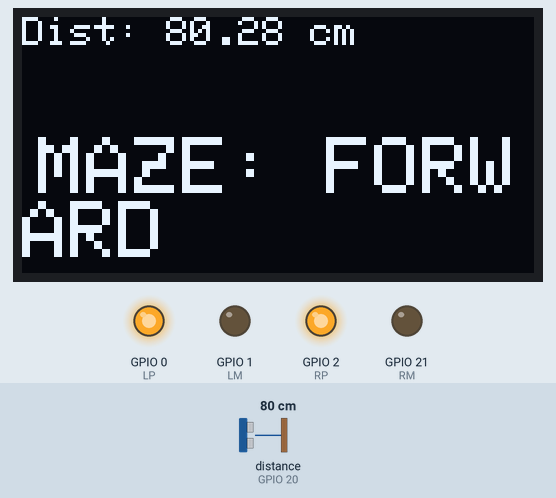
A sketch run on a simulated ESP32-C6. Parts: 128×64 one-colour display, output pins drawn as LEDs (lit = HIGH). Wiring (inferred from the names in the program): ultrasonic range finder: trigger GPIO 18; echo GPIO 20. Dashed ring = blinking. Inputs (shaded band) come from the test bench; at power-on: distance to the obstacle (sensor on GPIO 20) 80 cm. The echo pulse lasts 58.3 µs per cm; the display library's start-up logo is not drawn; pins used as bus, display or sensor lines are not drawn.

Above: at 3.2 s.
3.3 s: distance to the obstacle (sensor on GPIO 20) set to 17 cm
At 4.9 s:
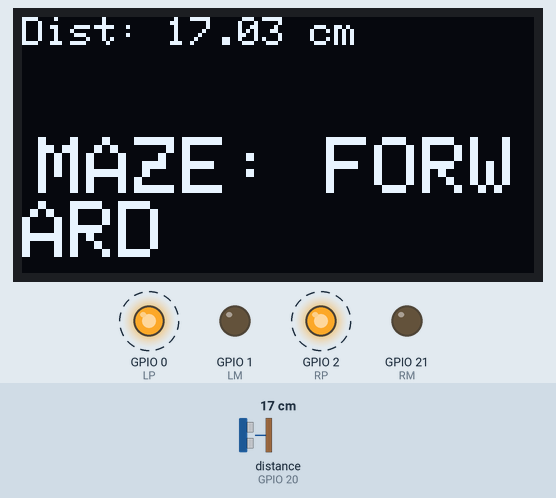
6.3 s: distance to the obstacle (sensor on GPIO 20) set to 13 cm
At 7.7 s:
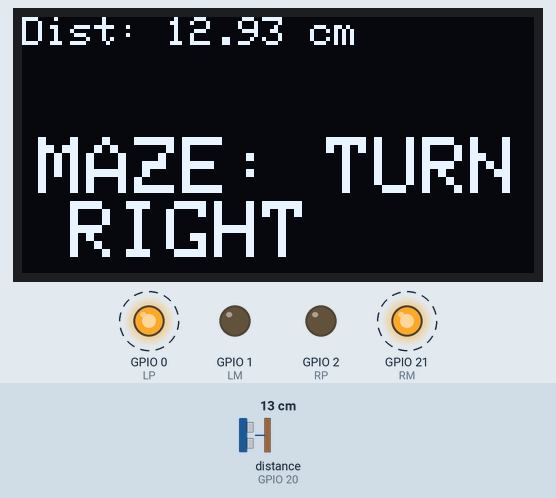
8.7 s: distance to the obstacle (sensor on GPIO 20) set to 250 cm
At 9.9 s:
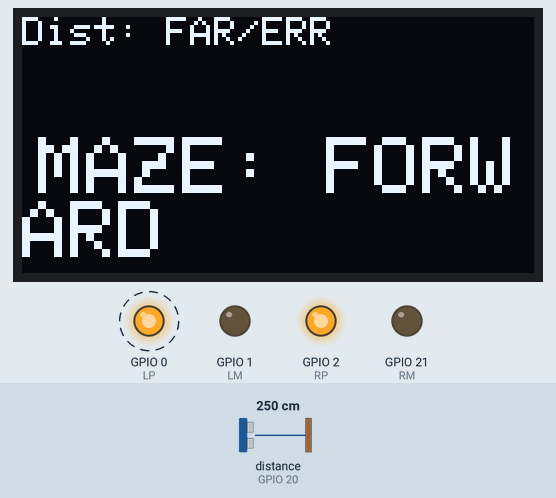
11.7 s: distance to the obstacle (sensor on GPIO 20) set to 2 cm
At 11.88 s:
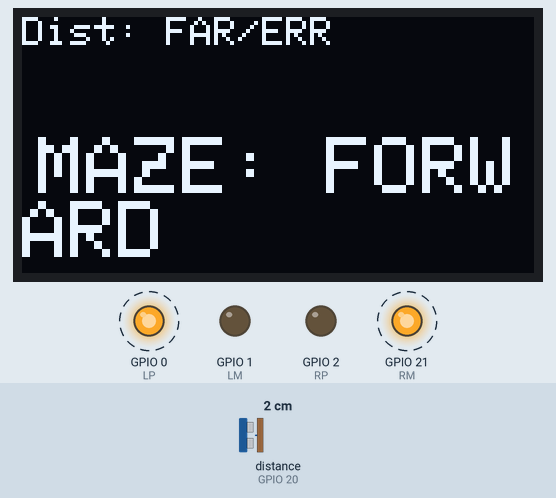
Timing chart, 0 to 14.2 s (numbered marks = the images above; inputs shaded):
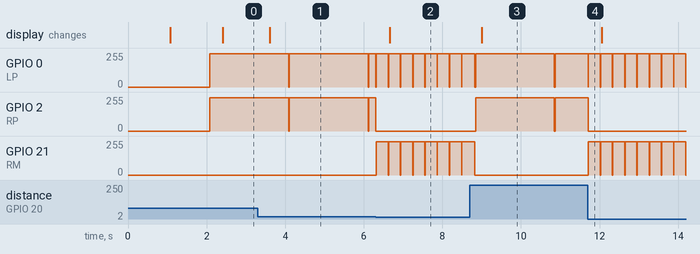

Measured:
- the behaviour switches between 15 and 14 cm on distance to the obstacle (sensor on GPIO 20) (found by bisection; images 1 and 2)
- after the input at 3.3 s, the display: changes after 0.31 s (image 1)
- after the input at 6.3 s, GPIO 21 (RM): alternates 250/255 for 0.30 s and 0/255 for 0.01 s, starting at once; the display: changes after 0.36 s (image 2)
- after the input at 8.7 s, GPIO 0 (LP), GPIO 2 (RP): 0/255 → 250/255 after 0.15 s; GPIO 21 (RM): goes on until 8.8 s, then stays 0/255; the display: changes after 0.31 s (image 3)
- after the input at 11.7 s, GPIO 21 (RM): alternates 250/255 for 0.30 s and 0/255 for 0.01 s, starting at once
- by itself, GPIO 0 (LP), GPIO 2 (RP): alternates 250/255 for 2.0 s and 0/255 for 0.01 s

The sketch:

esp32_mouse2_move_to_4_direction_and_rolate_8.ino
```cpp
//-----------------------------------------------------
// esp32_mouse2_move_to_4_direction_and_rolate.ino
//
// for XIAO ESP32C6
//
// 2025/09/28 - Maze Solver with Non-Blocking Collision Detection
//-----------------------------------------------------

#include <SPI.h>
#include <Wire.h>
#include <Adafruit_GFX.h>
#include <Adafruit_SSD1306.h>

#include <Ticker.h>
Ticker flipper;
float cm = 0;

// 状態管理用の列挙型と変数
enum RobotState {
  STATE_STOPPED,
  STATE_FORWARD,
  STATE_TURNING_RIGHT
};
RobotState robot_state = STATE_STOPPED;

// 動作時間の管理用変数
unsigned long action_start_time = 0;
String current_movement = "INITIALIZING";

#define SCREEN_WIDTH 128 // OLED display width, in pixels
#define SCREEN_HEIGHT 64 // OLED display height, in pixels

#define OLED_RESET      -1
#define SCREEN_ADDRESS 0x3C
Adafruit_SSD1306 display(SCREEN_WIDTH, SCREEN_HEIGHT, &Wire, OLED_RESET);

// Pins
const int TRIG_PIN = 18;
const int ECHO_PIN = 20;

const unsigned int MAX_DIST = 23200;

int LP = 0; // AIN1   LEFT PLUS
int LM = 1; // AIN2   LEFT MINUS
int RP = 2; // BIN1   RIGHT MINUS
int RM = 21; // BIN2   RIGHT PLUS

// ★★★ 修正箇所: 回転時間を300msに設定 ★★★
const int ROTATE_90_DELAY = 300; // 90度右回転時間 (ms)
const int FORWARD_DELAY = 2000;  // 直進時間 (ms)
const float WALL_THRESHOLD_CM = 15.0; // 前方の壁判断の閾値 (cm)

void setup()
{
  Serial.begin(9600);

  pinMode(TRIG_PIN, OUTPUT);
  digitalWrite(TRIG_PIN, LOW);
  pinMode(ECHO_PIN, INPUT);

  if(!display.begin(SSD1306_SWITCHCAPVCC, SCREEN_ADDRESS)) {
    Serial.println(F("SSD1306 allocation failed"));
    for(;;);
  }

  display.display();
  delay(1000);

  display.clearDisplay();

  display.setTextSize(1);
  display.setTextColor(SSD1306_WHITE);
  display.setCursor(0,0);
  display.println(F("Maze Solver Ready."));

  display.display();
  delay(1000);

  analogWrite(LP,0);
  analogWrite(LM,0);
  analogWrite(RP,0);
  analogWrite(RM,0);

  // flip the pin every 0.3s
  flipper.attach(0.3, flip);
}

void loop()
{
  // 常に距離を測定
  float distance = dest();
  cm = distance;

  // ステートマシン（非ブロッキングロジック）
  switch (robot_state) {
    case STATE_STOPPED:
      // 停止中: 次の動作を判断する
      if (distance > WALL_THRESHOLD_CM) {
        // 【壁なし】前進を開始
        FWD();
        action_start_time = millis();
        robot_state = STATE_FORWARD;
        current_movement = "MAZE: FORWARD";
      } else {
        // 【壁あり】右回転を開始 (右手法)
        RTR();
        action_start_time = millis();
        robot_state = STATE_TURNING_RIGHT;
        current_movement = "MAZE: TURN RIGHT";
      }
      break;

    case STATE_FORWARD:
      // 直進中: 常に衝突をチェック
      if (distance <= WALL_THRESHOLD_CM && distance > 0) { // 距離 > 0 を追加し、測定エラーを除外
        // 衝突検知！即座に停止して再判断へ
        STOP();
        robot_state = STATE_STOPPED;
      } else if (millis() - action_start_time >= FORWARD_DELAY) {
        // 規定の直進時間（2000ms）を完了。停止して再判断へ
        STOP();
        robot_state = STATE_STOPPED;
      }
      break;

    case STATE_TURNING_RIGHT:
      // 右回転中: 回転時間をチェック
      if (millis() - action_start_time >= ROTATE_90_DELAY) {
        // 回転時間（300ms）を完了。停止して再判断へ
        STOP();
        robot_state = STATE_STOPPED;
      }
      break;
  }

  // 処理速度が速すぎる場合の暴走を防ぐため、ごく短い遅延を入れる
  delay(10);
}


void flip() {
  // Tickerで0.3秒ごとに実行される表示更新ロジック

  display.clearDisplay();

  // 1. 距離表示
  display.setTextSize(1);
  display.setTextColor(SSD1306_WHITE);
  display.setCursor(0, 0);
  display.print("Dist: ");
  if (cm > 200 || cm <= 0) {
      display.println("FAR/ERR");
  } else {
      display.print(cm);
      display.println(" cm");
  }

  // 2. 動作ステータスを大きく中央に表示
  display.setTextSize(2);

  int16_t x1, y1;
  uint16_t w, h;
  display.getTextBounds(current_movement, 0, 0, &x1, &y1, &w, &h);

  int x = (SCREEN_WIDTH - w) / 2;
  int y = 30; // 画面の中央やや下に設定

  display.setCursor(x, y);
  display.println(current_movement);

  display.display();
}

// モーター制御関数 (変更なし)

void FWD(void) // forward
{
  analogWrite(LP,250);
  analogWrite(LM,0);
  analogWrite(RP,250);
  analogWrite(RM,0);
}

void BAK(void) // back (未使用だが残す)
{
  analogWrite(LP,0);
  analogWrite(LM,250);
  analogWrite(RP,0);
  analogWrite(RM,250);
}

void TTL(void) // trun to left (未使用だが残す)
{
  analogWrite(LP,100);
  analogWrite(LM,0);
  analogWrite(RP,250);
  analogWrite(RM,0);
}

void TTR(void) // trun to right (未使用だが残す)
{
  analogWrite(LP,250);
  analogWrite(LM,0);
  analogWrite(RP,100);
  analogWrite(RM,0);
}

void RTR(void) // rotate to right
{
  analogWrite(LP,250);
  analogWrite(LM,0);
  analogWrite(RP,0);
  analogWrite(RM,250);
}

void RTL(void) // rotate to left (未使用だが残す)
{
  analogWrite(LP,0);
  analogWrite(LM,250);
  analogWrite(RP,250);
  analogWrite(RM,0);
}

void STOP(void) // stop
{
  analogWrite(LP,0);
  analogWrite(LM,0);
  analogWrite(RP,0);
  analogWrite(RM,0);
}

// 距離測定関数 (変更なし)
float dest() {
  unsigned long t1;
  unsigned long t2;
  unsigned long pulse_width;
  float current_cm;

  digitalWrite(TRIG_PIN, HIGH);
  delayMicroseconds(10);
  digitalWrite(TRIG_PIN, LOW);

  unsigned long start_time = micros();
  // Wait for pulse on echo pin, with a timeout
  while ( digitalRead(ECHO_PIN) == 0 && (micros() - start_time) < (MAX_DIST * 1.5) );

  if(digitalRead(ECHO_PIN) == 0) {
      // タイムアウトした場合は、範囲外の値 (-1.0) を返す
      return -1.0;
  }

  t1 = micros();
  start_time = micros();
  // Measure pulse width, with a timeout
  while ( digitalRead(ECHO_PIN) == 1 && (micros() - start_time) < (MAX_DIST * 1.5) );
  t2 = micros();

  if (digitalRead(ECHO_PIN) == 1) {
      // タイムアウトした場合は、範囲外の値 (-1.0) を返す
      return -1.0;
  }

  pulse_width = t2 - t1;

  current_cm = pulse_width / 58.0;
  return(current_cm);
}
```
